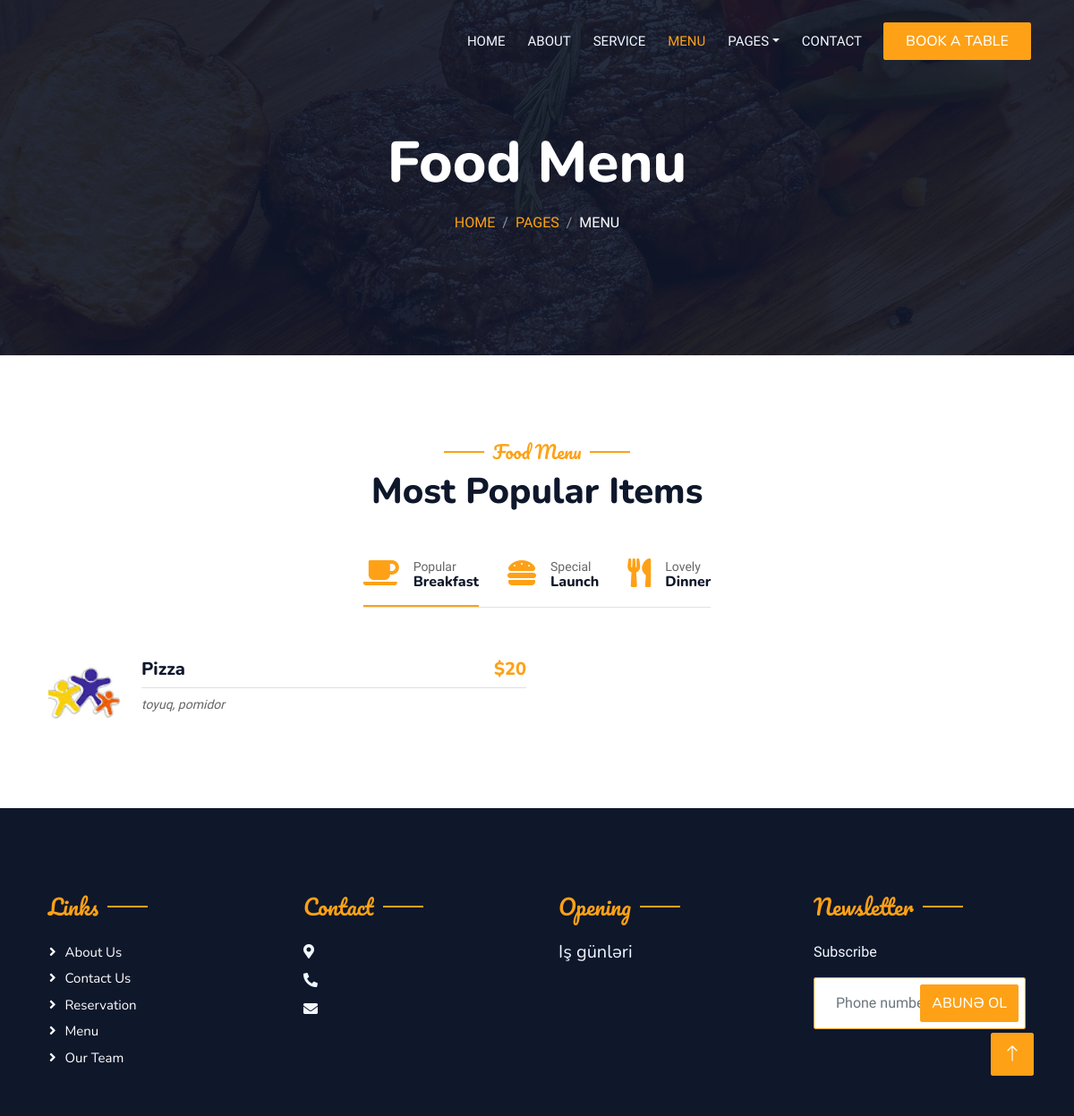
Before: /menu/ with the older database file.
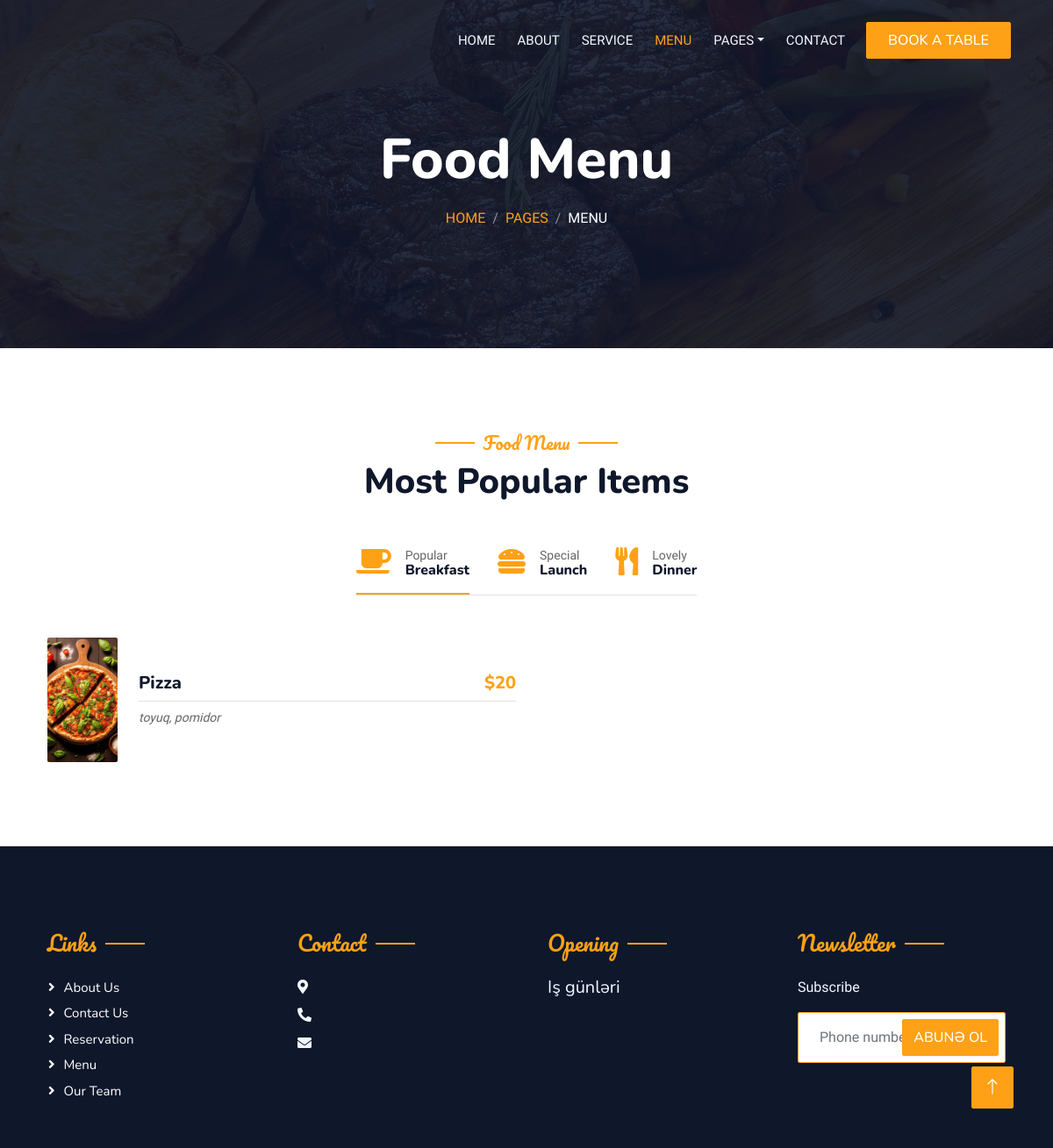
After: the same page with the newer database file.
### restaurant/models.py (models this page shows, shortened)
class Menu(DateMixin, SlugMixin):
    category = models.ForeignKey(Category, on_delete=models.SET_NULL, null=True, blank=True)
    image = models.ImageField(upload_to=Uploader.upload_photo_for_menu, verbose_name="Yeməyin şəkili",
                              help_text="80x80")
    food_name = models.CharField(max_length=255, verbose_name="Yeməyin adi")
    receipt = models.CharField(max_length=255, verbose_name="Yeməyin tərkibi")
    price = models.CharField(max_length=255, verbose_name="Yeməyin qiyməti")
    class Meta:
        ordering = ("-created_at",)
        verbose_name = "Menyu"
        verbose_name_plural = "Menyu"

### restaurant/views.py (the view)
# urls.py: path("menu/", menu_view, name='menu'),
def menu_view(request):
    foods = Menu.objects.order_by("-created_at").filter(category__name='Popular Breakfast')
    context = {
        "foods": foods,
    }
    return render(request, "menu.html", context)

### restaurant/context_processors.py (called while the page is built)
def total_view(request):
    myvalue = request.POST.get("subscribe")
    if myvalue:
        obj = Subscribe(phone_number=myvalue)
        obj.save()
    details = MainDetails.objects.first()
    socials = SocialMedia.objects.all()
    return {"details": details, "socials": socials}

### templates/menu.html (shortened to what the changed rows need)
{% extends 'base.html' %}
{% load static %}
{% block body %}
            <div class="container-xxl py-5 bg-dark hero-header mb-5">
                <div class="container text-center my-5 pt-5 pb-4">
                    <h1 class="display-3 text-white mb-3 animated slideInDown">Food Menu</h1>
                </div>
            </div>
        </div>
        <div class="container-xxl py-5">
            <div class="container">
                <div class="text-center wow fadeInUp" data-wow-delay="0.1s">
                    <h1 class="mb-5">Most Popular Items</h1>
                </div>
                <div class="tab-class text-center wow fadeInUp" data-wow-delay="0.1s">
                    <div class="tab-content">
                        <div id="tab-1" class="tab-pane fade show p-0 active">
                            <div class="row g-4">
                                {% for i in foods %}
                                <div class="col-lg-6">
                                    <div class="d-flex align-items-center">
                                        <img class="flex-shrink-0 img-fluid rounded" alt="" style="width: 80px;" src="{{i.image.url}}">
                                        <div class="w-100 d-flex flex-column text-start ps-4">
                                            <h5 class="d-flex justify-content-between border-bottom pb-2">
                                                <span>{{i.food_name}}</span>
                                                <span class="text-primary">${{i.price}}</span>
                                            </h5>
                                            <small class="fst-italic">{{i.receipt}}</small>
                                        </div>
                                    </div>
                                </div>
                                {% endfor %}
                            </div>
                        </div>
                    </div>
                </div>
            </div>
        </div>
       {% endblock body %}

Changed rows visible on the page:
changed Menu "Pizza": image: a different picture
